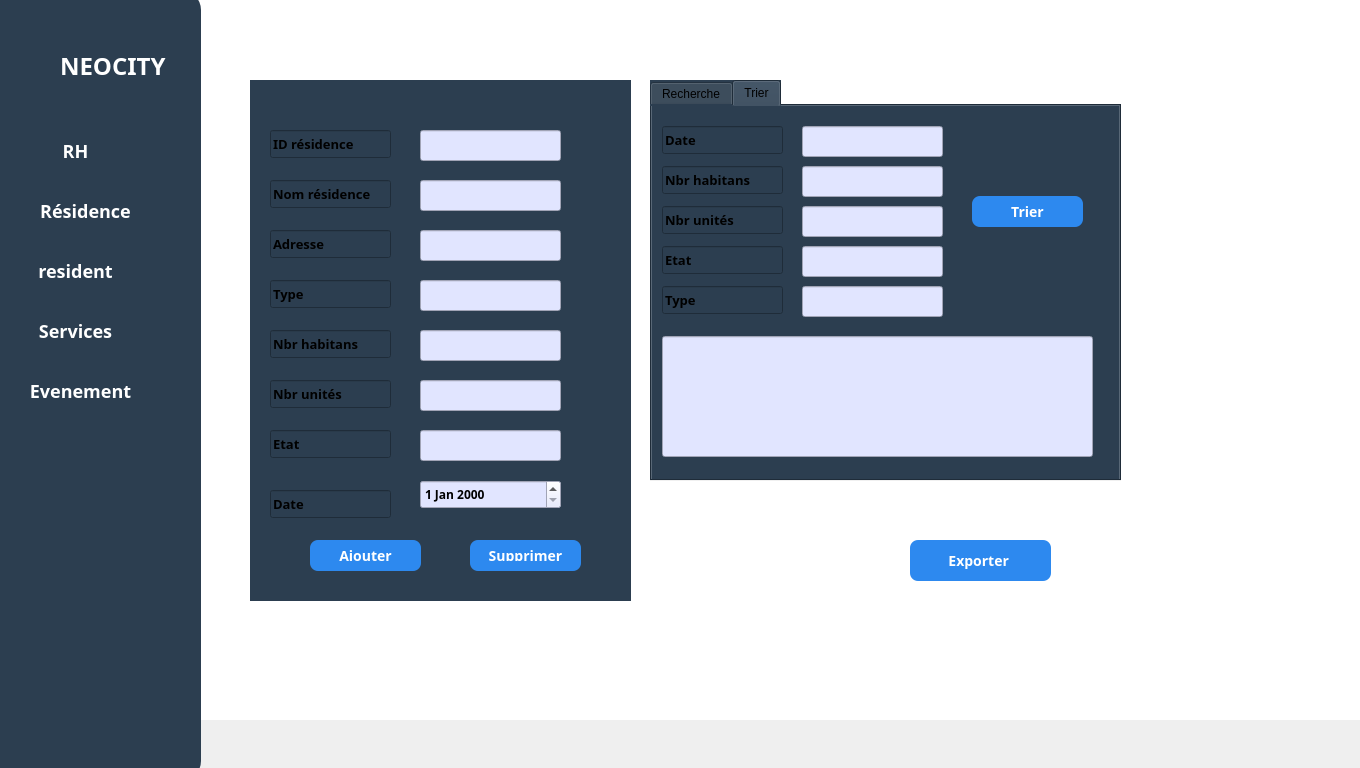
<?xml version="1.0" encoding="UTF-8"?>
<ui version="4.0">
 <class>residence</class>
 <widget class="QWidget" name="residence">
  <property name="geometry">
   <rect>
    <x>0</x>
    <y>0</y>
    <width>1360</width>
    <height>768</height>
   </rect>
  </property>
  <property name="windowTitle">
   <string>residence</string>
  </property>
  <widget class="QTabWidget" name="tabWidget">
   <property name="geometry">
    <rect>
     <x>650</x>
     <y>80</y>
     <width>471</width>
     <height>401</height>
    </rect>
   </property>
   <property name="styleSheet">
    <string notr="true"> background-color : #2C3E50</string>
   </property>
   <property name="tabShape">
    <enum>QTabWidget::TabShape::Rounded</enum>
   </property>
   <property name="currentIndex">
    <number>1</number>
   </property>
   <widget class="QWidget" name="recherche">
    <attribute name="title">
     <string>Recherche</string>
    </attribute>
    <widget class="QLineEdit" name="lineEdit_16">
     <property name="geometry">
      <rect>
       <x>10</x>
       <y>20</y>
       <width>121</width>
       <height>28</height>
      </rect>
     </property>
     <property name="font">
      <font>
       <family>Bahnschrift</family>
       <pointsize>10</pointsize>
       <bold>true</bold>
      </font>
     </property>
     <property name="styleSheet">
      <string notr="true"> background-color : #2C3E50</string>
     </property>
     <property name="text">
      <string>ID résidence</string>
     </property>
    </widget>
    <widget class="QLineEdit" name="lineEdit_17">
     <property name="geometry">
      <rect>
       <x>140</x>
       <y>20</y>
       <width>141</width>
       <height>31</height>
      </rect>
     </property>
     <property name="styleSheet">
      <string notr="true">background-color : #e1e5ff</string>
     </property>
    </widget>
    <widget class="QLineEdit" name="lineEdit_18">
     <property name="geometry">
      <rect>
       <x>10</x>
       <y>80</y>
       <width>121</width>
       <height>28</height>
      </rect>
     </property>
     <property name="font">
      <font>
       <family>Bahnschrift</family>
       <pointsize>10</pointsize>
       <bold>true</bold>
      </font>
     </property>
     <property name="styleSheet">
      <string notr="true"> background-color : #2C3E50</string>
     </property>
     <property name="text">
      <string>Nom résidence</string>
     </property>
    </widget>
    <widget class="QLineEdit" name="lineEdit_19">
     <property name="geometry">
      <rect>
       <x>140</x>
       <y>80</y>
       <width>141</width>
       <height>31</height>
      </rect>
     </property>
     <property name="styleSheet">
      <string notr="true">background-color : #e1e5ff</string>
     </property>
    </widget>
    <widget class="QLineEdit" name="lineEdit_20">
     <property name="geometry">
      <rect>
       <x>10</x>
       <y>130</y>
       <width>121</width>
       <height>28</height>
      </rect>
     </property>
     <property name="font">
      <font>
       <family>Bahnschrift</family>
       <pointsize>10</pointsize>
       <bold>true</bold>
      </font>
     </property>
     <property name="styleSheet">
      <string notr="true"> background-color : #2C3E50</string>
     </property>
     <property name="text">
      <string>Type</string>
     </property>
    </widget>
    <widget class="QLineEdit" name="lineEdit_21">
     <property name="geometry">
      <rect>
       <x>10</x>
       <y>180</y>
       <width>121</width>
       <height>28</height>
      </rect>
     </property>
     <property name="font">
      <font>
       <family>Bahnschrift</family>
       <pointsize>10</pointsize>
       <bold>true</bold>
      </font>
     </property>
     <property name="styleSheet">
      <string notr="true"> background-color : #2C3E50</string>
     </property>
     <property name="text">
      <string>Nbr habitans</string>
     </property>
    </widget>
    <widget class="QLineEdit" name="lineEdit_22">
     <property name="geometry">
      <rect>
       <x>140</x>
       <y>130</y>
       <width>141</width>
       <height>31</height>
      </rect>
     </property>
     <property name="styleSheet">
      <string notr="true">background-color : #e1e5ff</string>
     </property>
    </widget>
    <widget class="QLineEdit" name="lineEdit_23">
     <property name="geometry">
      <rect>
       <x>140</x>
       <y>180</y>
       <width>141</width>
       <height>31</height>
      </rect>
     </property>
     <property name="styleSheet">
      <string notr="true">background-color : #e1e5ff</string>
     </property>
    </widget>
    <widget class="QPushButton" name="pushButton_10">
     <property name="geometry">
      <rect>
       <x>310</x>
       <y>90</y>
       <width>111</width>
       <height>31</height>
      </rect>
     </property>
     <property name="font">
      <font>
       <family>Bahnschrift</family>
       <pointsize>-1</pointsize>
       <bold>true</bold>
      </font>
     </property>
     <property name="styleSheet">
      <string notr="true"> QPushButton {
    background-color: #2D89EF;
    color: white;
    border-radius: 8px;
    padding: 10px;
    font-size: 14px;
}
QPushButton:hover {
    background-color: #1E5BB8;
}
QPushButton:pressed {
    background-color: #FFFFFF;
}</string>
     </property>
     <property name="text">
      <string>Recherche</string>
     </property>
    </widget>
    <widget class="QLineEdit" name="lineEdit_24">
     <property name="geometry">
      <rect>
       <x>12</x>
       <y>227</y>
       <width>431</width>
       <height>121</height>
      </rect>
     </property>
     <property name="styleSheet">
      <string notr="true">background-color : #e1e5ff</string>
     </property>
    </widget>
    <widget class="QLabel" name="label_2">
     <property name="geometry">
      <rect>
       <x>20</x>
       <y>350</y>
       <width>63</width>
       <height>101</height>
      </rect>
     </property>
     <property name="text">
      <string>TextLabel</string>
     </property>
    </widget>
   </widget>
   <widget class="QWidget" name="trie">
    <attribute name="title">
     <string>Trier</string>
    </attribute>
    <widget class="QLineEdit" name="lineEdit_25">
     <property name="geometry">
      <rect>
       <x>10</x>
       <y>20</y>
       <width>121</width>
       <height>28</height>
      </rect>
     </property>
     <property name="font">
      <font>
       <family>Bahnschrift</family>
       <pointsize>10</pointsize>
       <bold>true</bold>
      </font>
     </property>
     <property name="styleSheet">
      <string notr="true"> background-color : #2C3E50</string>
     </property>
     <property name="text">
      <string>Date</string>
     </property>
    </widget>
    <widget class="QLineEdit" name="lineEdit_26">
     <property name="geometry">
      <rect>
       <x>10</x>
       <y>60</y>
       <width>121</width>
       <height>28</height>
      </rect>
     </property>
     <property name="font">
      <font>
       <family>Bahnschrift</family>
       <pointsize>10</pointsize>
       <bold>true</bold>
      </font>
     </property>
     <property name="styleSheet">
      <string notr="true"> background-color : #2C3E50</string>
     </property>
     <property name="text">
      <string>Nbr habitans</string>
     </property>
    </widget>
    <widget class="QLineEdit" name="lineEdit_27">
     <property name="geometry">
      <rect>
       <x>10</x>
       <y>100</y>
       <width>121</width>
       <height>28</height>
      </rect>
     </property>
     <property name="font">
      <font>
       <family>Bahnschrift</family>
       <pointsize>10</pointsize>
       <bold>true</bold>
      </font>
     </property>
     <property name="styleSheet">
      <string notr="true"> background-color : #2C3E50</string>
     </property>
     <property name="text">
      <string>Nbr unités</string>
     </property>
    </widget>
    <widget class="QLineEdit" name="lineEdit_28">
     <property name="geometry">
      <rect>
       <x>10</x>
       <y>140</y>
       <width>121</width>
       <height>28</height>
      </rect>
     </property>
     <property name="font">
      <font>
       <family>Bahnschrift</family>
       <pointsize>10</pointsize>
       <bold>true</bold>
      </font>
     </property>
     <property name="styleSheet">
      <string notr="true"> background-color : #2C3E50</string>
     </property>
     <property name="text">
      <string>Etat</string>
     </property>
    </widget>
    <widget class="QLineEdit" name="lineEdit_29">
     <property name="geometry">
      <rect>
       <x>10</x>
       <y>180</y>
       <width>121</width>
       <height>28</height>
      </rect>
     </property>
     <property name="font">
      <font>
       <family>Bahnschrift</family>
       <pointsize>10</pointsize>
       <bold>true</bold>
      </font>
     </property>
     <property name="styleSheet">
      <string notr="true"> background-color : #2C3E50</string>
     </property>
     <property name="text">
      <string>Type</string>
     </property>
    </widget>
    <widget class="QLineEdit" name="lineEdit_30">
     <property name="geometry">
      <rect>
       <x>150</x>
       <y>20</y>
       <width>141</width>
       <height>31</height>
      </rect>
     </property>
     <property name="styleSheet">
      <string notr="true">background-color : #e1e5ff</string>
     </property>
    </widget>
    <widget class="QLineEdit" name="lineEdit_31">
     <property name="geometry">
      <rect>
       <x>150</x>
       <y>60</y>
       <width>141</width>
       <height>31</height>
      </rect>
     </property>
     <property name="styleSheet">
      <string notr="true">background-color : #e1e5ff</string>
     </property>
    </widget>
    <widget class="QLineEdit" name="lineEdit_32">
     <property name="geometry">
      <rect>
       <x>150</x>
       <y>100</y>
       <width>141</width>
       <height>31</height>
      </rect>
     </property>
     <property name="styleSheet">
      <string notr="true">background-color : #e1e5ff</string>
     </property>
    </widget>
    <widget class="QLineEdit" name="lineEdit_33">
     <property name="geometry">
      <rect>
       <x>150</x>
       <y>140</y>
       <width>141</width>
       <height>31</height>
      </rect>
     </property>
     <property name="styleSheet">
      <string notr="true">background-color : #e1e5ff</string>
     </property>
    </widget>
    <widget class="QLineEdit" name="lineEdit_34">
     <property name="geometry">
      <rect>
       <x>150</x>
       <y>180</y>
       <width>141</width>
       <height>31</height>
      </rect>
     </property>
     <property name="styleSheet">
      <string notr="true">background-color : #e1e5ff</string>
     </property>
    </widget>
    <widget class="QLineEdit" name="lineEdit_35">
     <property name="geometry">
      <rect>
       <x>10</x>
       <y>230</y>
       <width>431</width>
       <height>121</height>
      </rect>
     </property>
     <property name="styleSheet">
      <string notr="true">background-color : #e1e5ff</string>
     </property>
    </widget>
    <widget class="QPushButton" name="pushButton_11">
     <property name="geometry">
      <rect>
       <x>320</x>
       <y>90</y>
       <width>111</width>
       <height>31</height>
      </rect>
     </property>
     <property name="font">
      <font>
       <family>Bahnschrift</family>
       <pointsize>-1</pointsize>
       <bold>true</bold>
      </font>
     </property>
     <property name="styleSheet">
      <string notr="true"> QPushButton {
    background-color: #2D89EF;
    color: white;
    border-radius: 8px;
    padding: 10px;
    font-size: 14px;
}
QPushButton:hover {
    background-color: #1E5BB8;
}
QPushButton:pressed {
    background-color: #FFFFFF;
}</string>
     </property>
     <property name="text">
      <string>Trier</string>
     </property>
    </widget>
   </widget>
  </widget>
  <widget class="QLineEdit" name="lineEdit_4">
   <property name="geometry">
    <rect>
     <x>270</x>
     <y>280</y>
     <width>121</width>
     <height>28</height>
    </rect>
   </property>
   <property name="font">
    <font>
     <family>Bahnschrift</family>
     <pointsize>10</pointsize>
     <bold>true</bold>
    </font>
   </property>
   <property name="styleSheet">
    <string notr="true"> background-color : #2C3E50</string>
   </property>
   <property name="text">
    <string>Type</string>
   </property>
  </widget>
  <widget class="QDateEdit" name="dateEdit">
   <property name="geometry">
    <rect>
     <x>420</x>
     <y>480</y>
     <width>141</width>
     <height>29</height>
    </rect>
   </property>
   <property name="font">
    <font>
     <family>Bahnschrift</family>
     <bold>true</bold>
    </font>
   </property>
   <property name="styleSheet">
    <string notr="true">background-color : #e1e5ff</string>
   </property>
  </widget>
  <widget class="QPushButton" name="pushButton_8">
   <property name="geometry">
    <rect>
     <x>470</x>
     <y>540</y>
     <width>111</width>
     <height>31</height>
    </rect>
   </property>
   <property name="font">
    <font>
     <family>Bahnschrift</family>
     <pointsize>-1</pointsize>
     <bold>true</bold>
    </font>
   </property>
   <property name="styleSheet">
    <string notr="true"> QPushButton {
    background-color: #2D89EF;
    color: white;
    border-radius: 8px;
    padding: 10px;
    font-size: 14px;
}
QPushButton:hover {
    background-color: #1E5BB8;
}
QPushButton:pressed {
    background-color: #FFFFFF;
}</string>
   </property>
   <property name="text">
    <string>Supprimer</string>
   </property>
  </widget>
  <widget class="QLineEdit" name="lineEdit_10">
   <property name="geometry">
    <rect>
     <x>420</x>
     <y>180</y>
     <width>141</width>
     <height>31</height>
    </rect>
   </property>
   <property name="styleSheet">
    <string notr="true">background-color : #e1e5ff</string>
   </property>
  </widget>
  <widget class="QLineEdit" name="lineEdit_7">
   <property name="geometry">
    <rect>
     <x>270</x>
     <y>430</y>
     <width>121</width>
     <height>28</height>
    </rect>
   </property>
   <property name="font">
    <font>
     <family>Bahnschrift</family>
     <pointsize>10</pointsize>
     <bold>true</bold>
    </font>
   </property>
   <property name="styleSheet">
    <string notr="true"> background-color : #2C3E50</string>
   </property>
   <property name="text">
    <string>Etat</string>
   </property>
  </widget>
  <widget class="QLineEdit" name="lineEdit_11">
   <property name="geometry">
    <rect>
     <x>420</x>
     <y>230</y>
     <width>141</width>
     <height>31</height>
    </rect>
   </property>
   <property name="styleSheet">
    <string notr="true">background-color : #e1e5ff</string>
   </property>
  </widget>
  <widget class="QPushButton" name="pushButton_12">
   <property name="geometry">
    <rect>
     <x>910</x>
     <y>540</y>
     <width>141</width>
     <height>41</height>
    </rect>
   </property>
   <property name="font">
    <font>
     <family>Bahnschrift</family>
     <pointsize>-1</pointsize>
     <bold>true</bold>
    </font>
   </property>
   <property name="styleSheet">
    <string notr="true"> QPushButton {
    background-color: #2D89EF;
    color: white;
    border-radius: 8px;
    padding: 10px;
    font-size: 14px;
}
QPushButton:hover {
    background-color: #1E5BB8;
}
QPushButton:pressed {
    background-color: #FFFFFF;
}</string>
   </property>
   <property name="text">
    <string>Exporter </string>
   </property>
  </widget>
  <widget class="QLineEdit" name="lineEdit">
   <property name="geometry">
    <rect>
     <x>270</x>
     <y>130</y>
     <width>121</width>
     <height>28</height>
    </rect>
   </property>
   <property name="font">
    <font>
     <family>Bahnschrift</family>
     <pointsize>10</pointsize>
     <bold>true</bold>
    </font>
   </property>
   <property name="styleSheet">
    <string notr="true"> background-color : #2C3E50</string>
   </property>
   <property name="text">
    <string>ID résidence</string>
   </property>
  </widget>
  <widget class="QLabel" name="label">
   <property name="enabled">
    <bool>false</bool>
   </property>
   <property name="geometry">
    <rect>
     <x>182</x>
     <y>-1</y>
     <width>1181</width>
     <height>721</height>
    </rect>
   </property>
   <property name="font">
    <font>
     <family>Bahnschrift</family>
    </font>
   </property>
   <property name="styleSheet">
    <string notr="true">background-color : #ffffff</string>
   </property>
   <property name="text">
    <string/>
   </property>
  </widget>
  <widget class="QPushButton" name="pushButton_9">
   <property name="geometry">
    <rect>
     <x>310</x>
     <y>540</y>
     <width>111</width>
     <height>31</height>
    </rect>
   </property>
   <property name="font">
    <font>
     <family>Bahnschrift</family>
     <pointsize>-1</pointsize>
     <bold>true</bold>
    </font>
   </property>
   <property name="styleSheet">
    <string notr="true"> QPushButton {
    background-color: #2D89EF;
    color: white;
    border-radius: 8px;
    padding: 10px;
    font-size: 14px;
}
QPushButton:hover {
    background-color: #1E5BB8;
}
QPushButton:pressed {
    background-color: #FFFFFF;
}</string>
   </property>
   <property name="text">
    <string>Ajouter</string>
   </property>
  </widget>
  <widget class="QLineEdit" name="lineEdit_5">
   <property name="geometry">
    <rect>
     <x>270</x>
     <y>330</y>
     <width>121</width>
     <height>28</height>
    </rect>
   </property>
   <property name="font">
    <font>
     <family>Bahnschrift</family>
     <pointsize>10</pointsize>
     <bold>true</bold>
    </font>
   </property>
   <property name="styleSheet">
    <string notr="true"> background-color : #2C3E50</string>
   </property>
   <property name="text">
    <string>Nbr habitans</string>
   </property>
  </widget>
  <widget class="QLabel" name="label_3">
   <property name="geometry">
    <rect>
     <x>250</x>
     <y>80</y>
     <width>381</width>
     <height>521</height>
    </rect>
   </property>
   <property name="styleSheet">
    <string notr="true"> background-color : #2C3E50</string>
   </property>
   <property name="text">
    <string/>
   </property>
  </widget>
  <widget class="QLineEdit" name="lineEdit_2">
   <property name="geometry">
    <rect>
     <x>270</x>
     <y>180</y>
     <width>121</width>
     <height>28</height>
    </rect>
   </property>
   <property name="font">
    <font>
     <family>Bahnschrift</family>
     <pointsize>10</pointsize>
     <bold>true</bold>
    </font>
   </property>
   <property name="styleSheet">
    <string notr="true"> background-color : #2C3E50</string>
   </property>
   <property name="text">
    <string>Nom résidence</string>
   </property>
  </widget>
  <widget class="QLineEdit" name="lineEdit_3">
   <property name="geometry">
    <rect>
     <x>270</x>
     <y>230</y>
     <width>121</width>
     <height>28</height>
    </rect>
   </property>
   <property name="font">
    <font>
     <family>Bahnschrift</family>
     <pointsize>10</pointsize>
     <bold>true</bold>
    </font>
   </property>
   <property name="styleSheet">
    <string notr="true"> background-color : #2C3E50</string>
   </property>
   <property name="text">
    <string>Adresse</string>
   </property>
  </widget>
  <widget class="QLineEdit" name="lineEdit_9">
   <property name="geometry">
    <rect>
     <x>420</x>
     <y>130</y>
     <width>141</width>
     <height>31</height>
    </rect>
   </property>
   <property name="styleSheet">
    <string notr="true">background-color : #e1e5ff</string>
   </property>
  </widget>
  <widget class="QLineEdit" name="lineEdit_12">
   <property name="geometry">
    <rect>
     <x>420</x>
     <y>280</y>
     <width>141</width>
     <height>31</height>
    </rect>
   </property>
   <property name="styleSheet">
    <string notr="true">background-color : #e1e5ff</string>
   </property>
  </widget>
  <widget class="QLineEdit" name="lineEdit_14">
   <property name="geometry">
    <rect>
     <x>420</x>
     <y>380</y>
     <width>141</width>
     <height>31</height>
    </rect>
   </property>
   <property name="styleSheet">
    <string notr="true">background-color : #e1e5ff</string>
   </property>
  </widget>
  <widget class="QLineEdit" name="lineEdit_6">
   <property name="geometry">
    <rect>
     <x>270</x>
     <y>380</y>
     <width>121</width>
     <height>28</height>
    </rect>
   </property>
   <property name="font">
    <font>
     <family>Bahnschrift</family>
     <pointsize>10</pointsize>
     <bold>true</bold>
    </font>
   </property>
   <property name="styleSheet">
    <string notr="true"> background-color : #2C3E50</string>
   </property>
   <property name="text">
    <string>Nbr unités</string>
   </property>
  </widget>
  <widget class="QLineEdit" name="lineEdit_15">
   <property name="geometry">
    <rect>
     <x>420</x>
     <y>430</y>
     <width>141</width>
     <height>31</height>
    </rect>
   </property>
   <property name="styleSheet">
    <string notr="true">background-color : #e1e5ff</string>
   </property>
  </widget>
  <widget class="QLineEdit" name="lineEdit_13">
   <property name="geometry">
    <rect>
     <x>420</x>
     <y>330</y>
     <width>141</width>
     <height>31</height>
    </rect>
   </property>
   <property name="styleSheet">
    <string notr="true">background-color : #e1e5ff</string>
   </property>
  </widget>
  <widget class="QLineEdit" name="lineEdit_8">
   <property name="geometry">
    <rect>
     <x>270</x>
     <y>490</y>
     <width>121</width>
     <height>28</height>
    </rect>
   </property>
   <property name="font">
    <font>
     <family>Bahnschrift</family>
     <pointsize>10</pointsize>
     <bold>true</bold>
    </font>
   </property>
   <property name="styleSheet">
    <string notr="true"> background-color : #2C3E50</string>
   </property>
   <property name="text">
    <string>Date</string>
   </property>
  </widget>
  <widget class="QFrame" name="frame">
   <property name="geometry">
    <rect>
     <x>-10</x>
     <y>-10</y>
     <width>211</width>
     <height>791</height>
    </rect>
   </property>
   <property name="styleSheet">
    <string notr="true">QFrame {
 border-radius: 20px;
background-color : #2C3E50;
}</string>
   </property>
   <property name="frameShape">
    <enum>QFrame::Shape::StyledPanel</enum>
   </property>
   <property name="frameShadow">
    <enum>QFrame::Shadow::Raised</enum>
   </property>
   <widget class="QLabel" name="label_16">
    <property name="geometry">
     <rect>
      <x>70</x>
      <y>60</y>
      <width>121</width>
      <height>31</height>
     </rect>
    </property>
    <property name="font">
     <font>
      <family>Bahnschrift</family>
      <pointsize>18</pointsize>
      <bold>true</bold>
     </font>
    </property>
    <property name="styleSheet">
     <string notr="true">color: rgb(255, 255, 255);</string>
    </property>
    <property name="text">
     <string>NEOCITY</string>
    </property>
   </widget>
   <widget class="QPushButton" name="pushButton">
    <property name="geometry">
     <rect>
      <x>20</x>
      <y>130</y>
      <width>131</width>
      <height>61</height>
     </rect>
    </property>
    <property name="font">
     <font>
      <family>Bahnschrift</family>
      <pointsize>-1</pointsize>
      <bold>true</bold>
     </font>
    </property>
    <property name="styleSheet">
     <string notr="true">QPushButton {
    background-color: #2C3E50;
    color: white;
    border-radius: 8px;
    padding: 10px;
    font-size: 18px;
}
QPushButton:hover {
    background-color: #1E5BB8;
}
QPushButton:pressed {
    background-color: #FFFFFF;
}</string>
    </property>
    <property name="text">
     <string>RH</string>
    </property>
   </widget>
   <widget class="QPushButton" name="pushButton_5">
    <property name="geometry">
     <rect>
      <x>10</x>
      <y>190</y>
      <width>171</width>
      <height>61</height>
     </rect>
    </property>
    <property name="font">
     <font>
      <family>Bahnschrift</family>
      <pointsize>-1</pointsize>
      <bold>true</bold>
     </font>
    </property>
    <property name="styleSheet">
     <string notr="true">QPushButton {
    background-color: #2C3E50;
    color: white;
    border-radius: 8px;
    padding: 10px;
    font-size: 18px;
}
QPushButton:hover {
    background-color: #1E5BB8;
}
QPushButton:pressed {
    background-color: #FFFFFF;
}</string>
    </property>
    <property name="text">
     <string>Résidence</string>
    </property>
   </widget>
   <widget class="QPushButton" name="pushButton_7">
    <property name="geometry">
     <rect>
      <x>0</x>
      <y>250</y>
      <width>171</width>
      <height>61</height>
     </rect>
    </property>
    <property name="font">
     <font>
      <family>Bahnschrift</family>
      <pointsize>-1</pointsize>
      <bold>true</bold>
     </font>
    </property>
    <property name="styleSheet">
     <string notr="true">QPushButton {
    background-color: #2C3E50;
    color: white;
    border-radius: 8px;
    padding: 10px;
    font-size: 18px;
}
QPushButton:hover {
    background-color: #1E5BB8;
}
QPushButton:pressed {
    background-color: #FFFFFF;
}</string>
    </property>
    <property name="text">
     <string>resident</string>
    </property>
   </widget>
   <widget class="QPushButton" name="pushButton_13">
    <property name="geometry">
     <rect>
      <x>0</x>
      <y>370</y>
      <width>181</width>
      <height>61</height>
     </rect>
    </property>
    <property name="font">
     <font>
      <family>Bahnschrift</family>
      <pointsize>-1</pointsize>
      <bold>true</bold>
     </font>
    </property>
    <property name="styleSheet">
     <string notr="true">QPushButton {
    background-color: #2C3E50;
    color: white;
    border-radius: 8px;
    padding: 10px;
    font-size: 18px;
}
QPushButton:hover {
    background-color: #1E5BB8;
}
QPushButton:pressed {
    background-color: #FFFFFF;
}</string>
    </property>
    <property name="text">
     <string>Evenement</string>
    </property>
   </widget>
   <widget class="QPushButton" name="pushButton_14">
    <property name="geometry">
     <rect>
      <x>0</x>
      <y>310</y>
      <width>171</width>
      <height>61</height>
     </rect>
    </property>
    <property name="font">
     <font>
      <family>Bahnschrift</family>
      <pointsize>-1</pointsize>
      <bold>true</bold>
     </font>
    </property>
    <property name="styleSheet">
     <string notr="true">QPushButton {
    background-color: #2C3E50;
    color: white;
    border-radius: 8px;
    padding: 10px;
    font-size: 18px;
}
QPushButton:hover {
    background-color: #1E5BB8;
}
QPushButton:pressed {
    background-color: #FFFFFF;
}</string>
    </property>
    <property name="text">
     <string>Services</string>
    </property>
   </widget>
   <widget class="QLabel" name="label_4">
    <property name="geometry">
     <rect>
      <x>10</x>
      <y>40</y>
      <width>51</width>
      <height>51</height>
     </rect>
    </property>
    <property name="text">
     <string/>
    </property>
    <property name="textFormat">
     <enum>Qt::TextFormat::MarkdownText</enum>
    </property>
    <property name="pixmap">
     <pixmap resource="img.qrc">:/cropped_circle_image.png</pixmap>
    </property>
    <property name="scaledContents">
     <bool>true</bool>
    </property>
    <property name="wordWrap">
     <bool>false</bool>
    </property>
    <property name="openExternalLinks">
     <bool>false</bool>
    </property>
    <property name="textInteractionFlags">
     <set>Qt::TextInteractionFlag::NoTextInteraction</set>
    </property>
   </widget>
  </widget>
  <zorder>label</zorder>
  <zorder>label_3</zorder>
  <zorder>tabWidget</zorder>
  <zorder>lineEdit_4</zorder>
  <zorder>dateEdit</zorder>
  <zorder>pushButton_8</zorder>
  <zorder>lineEdit_10</zorder>
  <zorder>lineEdit_7</zorder>
  <zorder>lineEdit_11</zorder>
  <zorder>pushButton_12</zorder>
  <zorder>lineEdit</zorder>
  <zorder>pushButton_9</zorder>
  <zorder>lineEdit_5</zorder>
  <zorder>lineEdit_2</zorder>
  <zorder>lineEdit_3</zorder>
  <zorder>lineEdit_9</zorder>
  <zorder>lineEdit_12</zorder>
  <zorder>lineEdit_14</zorder>
  <zorder>lineEdit_6</zorder>
  <zorder>lineEdit_15</zorder>
  <zorder>lineEdit_13</zorder>
  <zorder>lineEdit_8</zorder>
  <zorder>frame</zorder>
 </widget>
 <resources>
  <include location="img.qrc"/>
 </resources>
 <connections/>
</ui>
